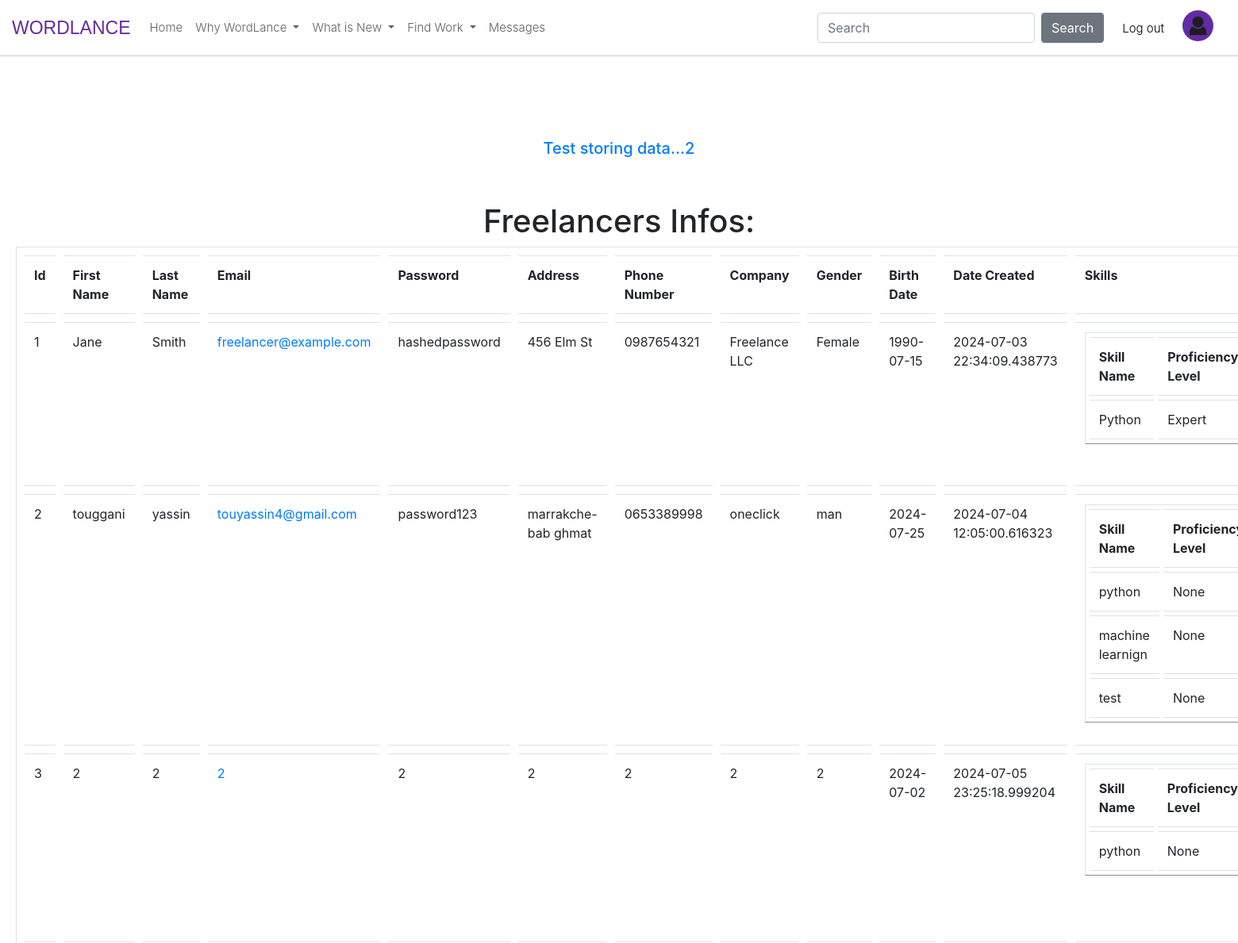
Page /data (signed in, upper part) on the earlier database version.
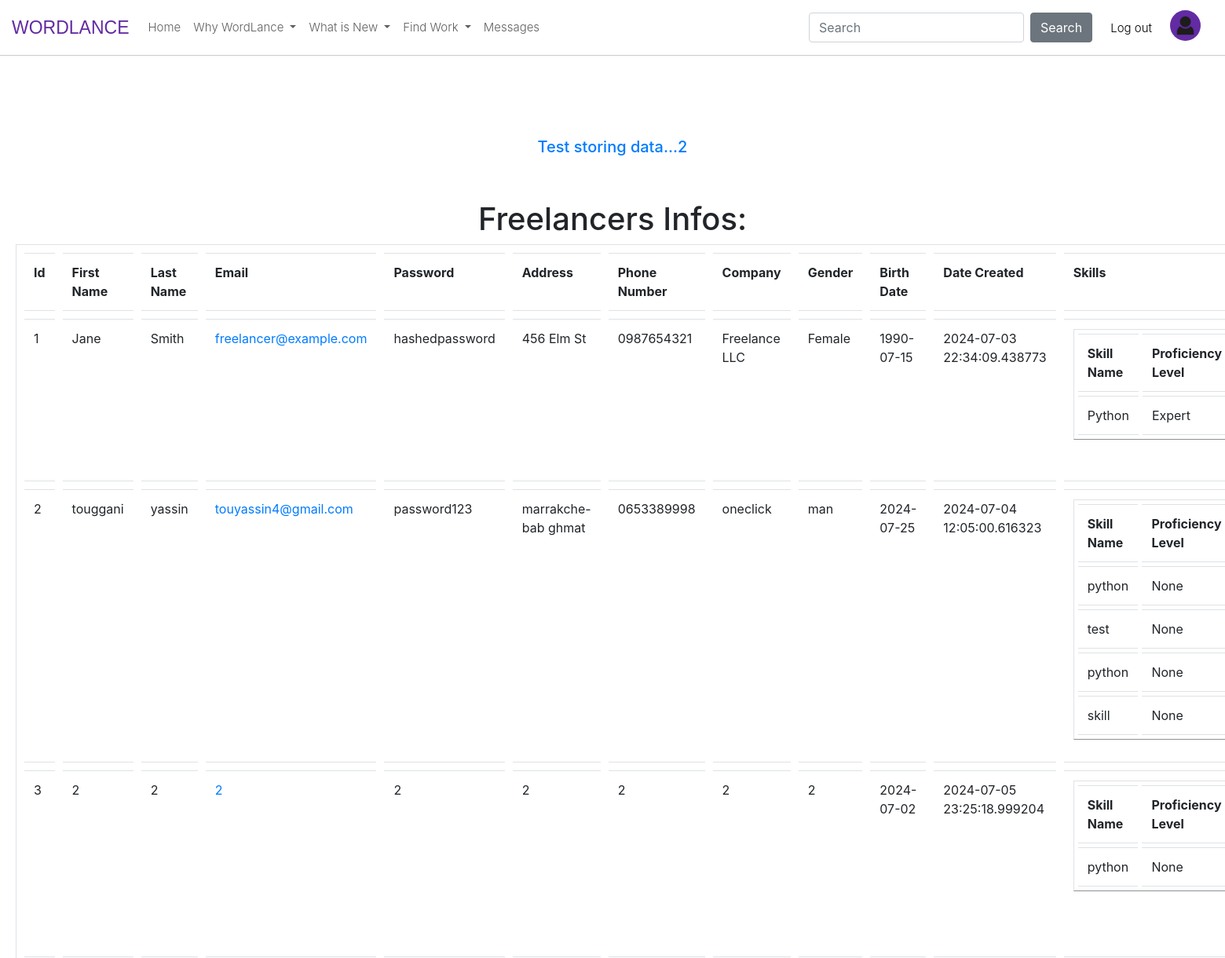
Same page on the later database version.
### app.py (models this page shows)
class freelancers(UserMixin, db.Model):
    id = db.Column(db.Integer, primary_key=True, autoincrement=True)
    email = db.Column(db.String(50), unique=True, nullable=False)
    password = db.Column(db.String(128), nullable=False)  # Adjusted for secure hashing
    firstname = db.Column(db.String(50), nullable=False)
    lastname = db.Column(db.String(50), nullable=False)
    phone_num = db.Column(db.String(20), nullable=True)
    succeces = db.Column(db.Integer, nullable=True)
    address = db.Column(db.String(255))
    gender = db.Column(db.String(20))
    birthdate = db.Column(db.Date)
    company = db.Column(db.String(50), nullable=True)
    self_intro = db.Column(db.String(1000), nullable=False)
    profile_title = db.Column(db.String(50), nullable=False)
    price_of_work_for_hour = db.Column(db.Integer, nullable=True)
    date_created = db.Column(db.DateTime, default=datetime.utcnow)

class Skills(db.Model):
    skill_id = db.Column(db.Integer, primary_key=True, autoincrement=True)
    job_id = db.Column(db.Integer, ForeignKey('joboffers.job_id'), nullable=True)
    id = db.Column(db.Integer, ForeignKey('freelancers.id'), nullable=True)
    skill_name = db.Column(db.String(100), nullable=False)
    proficiency_level = db.Column(db.String(50), nullable=True)

### app.py (the view)
@app.route('/data', methods=['GET', 'POST'])
@login_required
def data():
    shpr = None
    clients_infos = clients.query.order_by(clients.date_created).all()
    freelancers_infos = freelancers.query.order_by(freelancers.date_created).all()
    skills  = Skills.query.order_by(Skills.id).all()
    Ex  = experiencs.query.order_by(experiencs.id).all()
    jo  = joboffers.query.order_by(joboffers.date_posted).all()
    if current_user.is_authenticated:
        shpr = True
    else:
        shpr = False
    current_user_email = current_user.email
    login = True
    return render_template("test.html",login=login, clients_infos = clients_infos, current_user_email=current_user_email, freelancers_infos=freelancers_infos, skills=skills, experiencs=Ex, jo=jo, shpr=shpr)

### app.py
class GlobalSearchForm(FlaskForm):
    searched = StringField("searched: ", validators=[DataRequired()])
    search = SubmitField("Search")

### app.py (called while the page is built)
@login_manager.user_loader
def load_user(id):
    return freelancers.query.get(int(id))

@app.context_processor
def base():
    form = GlobalSearchForm()
    return dict(form=form)

### templates/test.html (shortened to what this page needs)
{% extends "Base.html" %}
{% block content %}
<br>
	<center>
        <div>
            <h3 class="text-primary"style="margin-top: 60px;">Test storing data...{{current_user.id}}</h3><br><br>
            <div>
                <div>
                    <h1>Freelancers Infos:</h1>
                    <table border="1" style="border-collapse: separate; border-spacing: 10px;" class="table table-hover">
                        <tr>
                            <th>Id</th>
                            <th>First Name</th>
                            <th>Last Name</th>
                            <th>Email</th>
                            <th>Password</th>
                            <th>Address</th>
                            <th>Phone Number</th>
                            <th>Company</th>
                            <th>Gender</th>
                            <th>Birth Date</th>
                            <th>Date Created</th>
                            <th>Skills</th>
                        </tr>
                        {% for info in freelancers_infos %}
                            <tr>
                                <td>{{ info.id }}</td>
                                <td>{{ info.firstname }}</td>
                                <td>{{ info.lastname }}</td>
                                <td><a href="{{ url_for('update', id=info.id, foc=1)}}">{{ info.email }}</a></td>
                                <td>{{ info.password }}</td>
                                <td>{{ info.address }}</td>
                                <td>{{ info.phone_num }}</td>
                                <td>{{ info.company }}</td>
                                <td>{{ info.gender }}</td>
                                <td>{{ info.birthdate }}</td>
                                <td>{{ info.date_created }}</td>
                                <td>
                                    <table border="1" style="border-collapse: separate; border-spacing: 5px;" class="table table-hover">
                                        <tr>
                                            <th>Skill Name</th>
                                            <th>Proficiency Level</th>
                                        </tr>
                                        {% for skill in skills %}
                                            {% if skill.id == info.id %}
                                                <tr>
                                                    <td>{{ skill.skill_name }}</td>
                                                    <td>{{ skill.proficiency_level }}</td>
                                                </tr>
                                            {% endif %}
                                        {% endfor %}
                                    </table>
                                </td>
                            </tr>
                        {% endfor %}
                    </table>
                </div>
            </div>
                <br><br><br><br>
        </div>
    </center>
{% endblock content %}

Differences in the rows shown:
removed Skills: skill_name "machine learnign", proficiency_level "None", shown under freelancers "touggani"
added Skills: skill_name "python", proficiency_level "None", shown under freelancers "touggani"
added Skills: skill_name "skill", proficiency_level "None", shown under freelancers "touggani"
